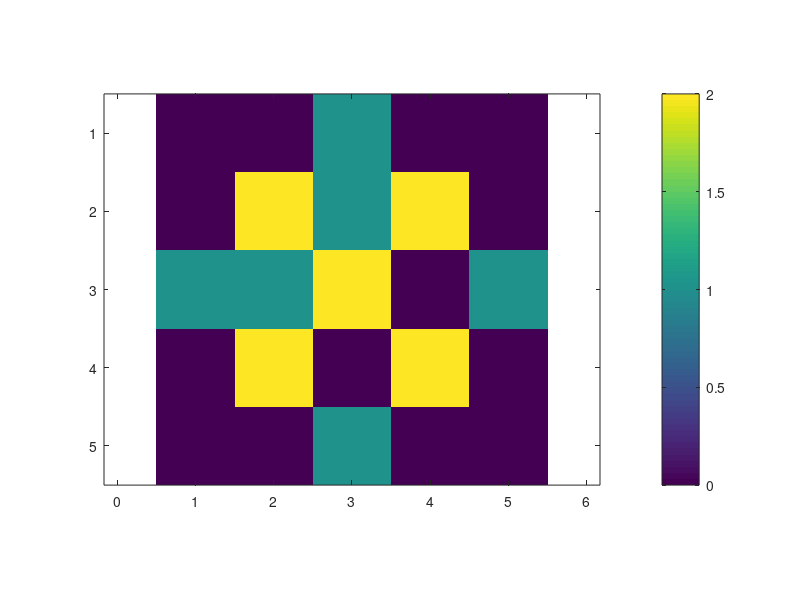

Here is the MATLAB script that generated this plot:
%Initial Pile
C = [0 0 0;0 20 0;0 0 0];
done = 0;
iter = 0;
while done == 0
    iter = iter + 1;
    D = zeros(size(C));
    a = 0;
    b = 0;
    for n = 1:1:size(C,1)
        for m = 1:1:size(C,2)
            if C(n,m) > 3
                if m+b+1 > size(D,2)
                    D = cat(2,D,zeros(size(D,1),1));
                end
                 if n+a+1 > size(D,1)
                    D = cat(1,D,zeros(1,size(D,2)));
                end
                if m+b == 1
                    D = cat(2,zeros(size(D,1),1),D);
                    b = b+1;
                end
                if n+a == 1
                    D = cat(1,zeros(1,size(D,2)),D);
                    a = a+1;
                end
                D(n+a,m+b) = C(n,m)-4;
                D(n+a+1,m+b) = D(n+a+1,m+b)+1;
                D(n+a-1,m+b) = D(n+a-1,m+b)+1;
                D(n+a,m+b+1) = D(n+a,m+b+1)+1;
                D(n+a,m+b-1) = D(n+a,m+b-1)+1;
            elseif C(n,m) <= 3
                D(n+a,m+b) = D(n+a,m+b) + C(n,m);
            end
        end
    end
    C = D;

    if sum(C>=4) == 0
        done = 1;
    end
end
imagesc(C);
axis equal tight
colorbar